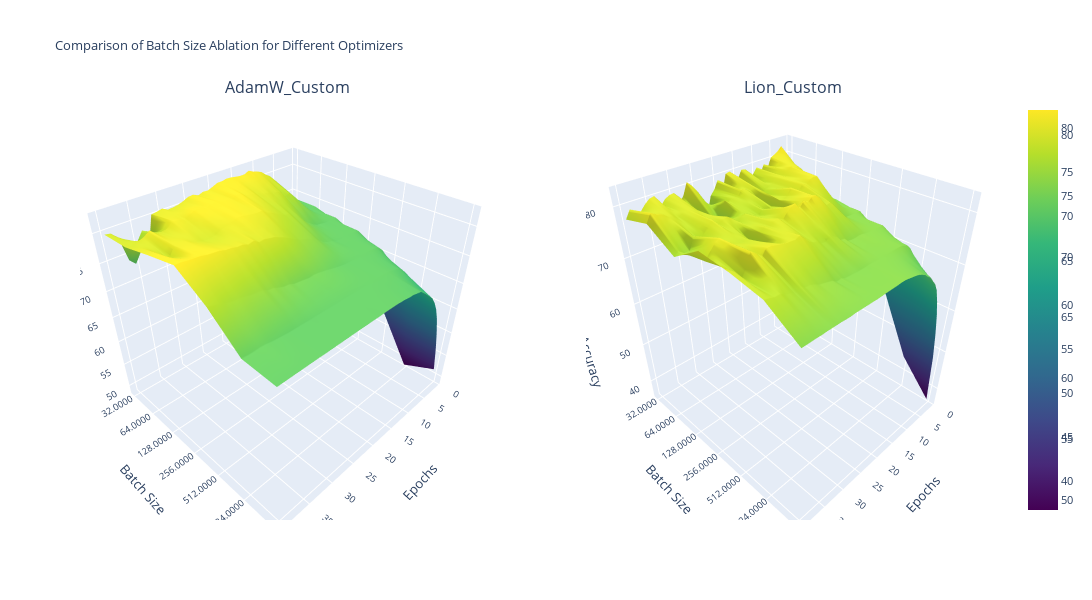
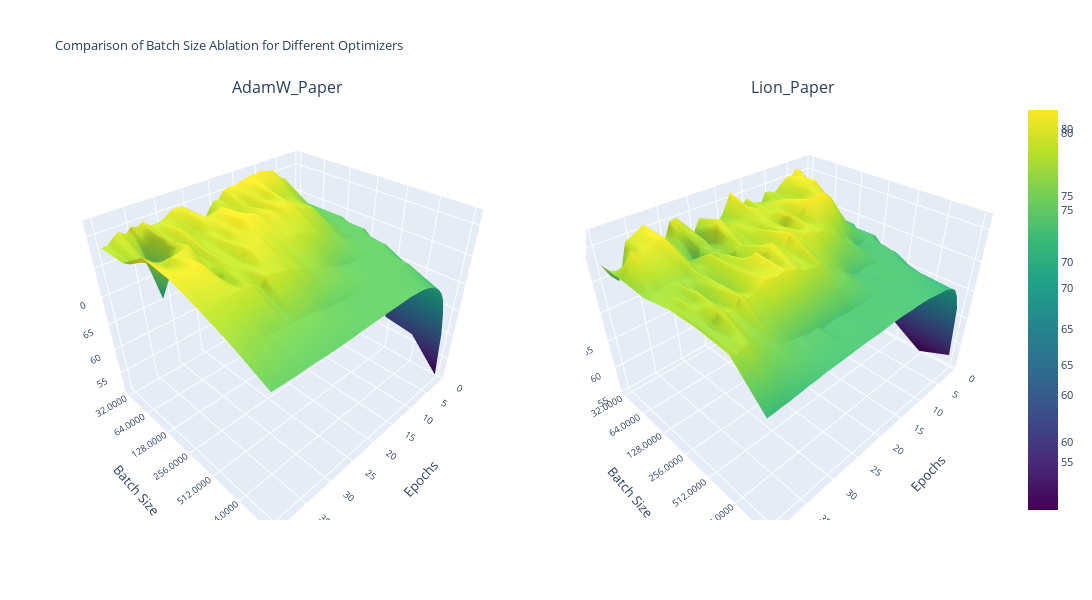

The notebook cell saved with these charts, in order:
### Code cell
import json
import numpy as np
import plotly.graph_objs as go
from plotly.subplots import make_subplots

file_names = [
    "adamW_batchSize_ablation_valid_accuracy.json",
    "lion_batchSize_ablation_valid_accuracy.json",
    "adamWInbuilt_batchSize_ablation_valid_accuracy.json",
    "lionInbuilt_batchSize_ablation_valid_accuracy.json"
]


# Create a subplot with 1 row and 2 columns
fig = make_subplots(rows=1, cols=2, subplot_titles=["AdamW_Custom", "Lion_Custom"], 
                    specs=[[{'type': 'surface'}, {'type': 'surface'}]])

for index, file_name in enumerate(file_names[:2]):  # Take the first two files for demonstration
    with open(file_name, 'r') as file:
        data = json.load(file)

    title_info = file_name.split("_")
    optimizer = title_info[0]
    metric = title_info[-2]

    accuracy_data = np.array([values for lr, values in data.items()])
    epochs = np.arange(1, len(accuracy_data[0]) + 1)
    learning_rates = np.array([f"{float(lr):.4f}" for lr in data.keys()])
    learning_rates = np.array([(str(lr)) for lr in learning_rates])

    trace = go.Surface(x=epochs, y=learning_rates, z=accuracy_data, colorscale='Viridis')

    # Add trace to subplot
    fig.add_trace(trace, row=1, col=index + 1)  # Add to the appropriate subplot

# Update layout for each subplot if needed
font_size = 10.5
fig.update_layout(
    title='Comparison of Batch Size Ablation for Different Optimizers',
    titlefont=dict(size=font_size + 2),
    font=dict(size=font_size),
    height=600,  # You may need to adjust the height and width to fit all plots comfortably
    width=1300,
    scene=dict(
        xaxis_title='Epochs',
        yaxis_title='Batch Size',
        zaxis_title='Validation Accuracy'
    ),
    scene2=dict(
        xaxis_title='Epochs',
        yaxis_title='Batch Size',
        zaxis_title='Validation Accuracy'
    )
)

# Display the interactive plot
fig.show()



# Create a subplot with 1 row and 2 columns
fig = make_subplots(rows=1, cols=2, subplot_titles=["AdamW_Paper", "Lion_Paper"], 
                    specs=[[{'type': 'surface'}, {'type': 'surface'}]])

for index, file_name in enumerate(file_names[2:4]):  # Take the first two files for demonstration
    with open(file_name, 'r') as file:
        data = json.load(file)

    title_info = file_name.split("_")
    optimizer = title_info[0]
    metric = title_info[-2]

    accuracy_data = np.array([values for lr, values in data.items()])
    epochs = np.arange(1, len(accuracy_data[0]) + 1)
    learning_rates = np.array([f"{float(lr):.4f}" for lr in data.keys()])
    learning_rates = np.array([(str(lr)) for lr in learning_rates])

    trace = go.Surface(x=epochs, y=learning_rates, z=accuracy_data, colorscale='Viridis')

    # Add trace to subplot
    fig.add_trace(trace, row=1, col=index + 1)  # Add to the appropriate subplot

# Update layout for each subplot if needed
font_size = 10.5
fig.update_layout(
    title='Comparison of Batch Size Ablation for Different Optimizers',
    titlefont=dict(size=font_size + 2),
    font=dict(size=font_size),
    height=600,  # You may need to adjust the height and width to fit all plots comfortably
    width=1300,
    scene=dict(
        xaxis_title='Epochs',
        yaxis_title='Batch Size',
        zaxis_title='Validation Accuracy'
    ),
    scene2=dict(
        xaxis_title='Epochs',
        yaxis_title='Batch Size',
        zaxis_title='Validation Accuracy'
    )
)

# Display the interactive plot
fig.show()

### Figure 1 — Plotly figure (JSON) as saved in the notebook; plotly's stock layout.template omitted (floating-point values rounded to 4 significant figures; data arrays with more than 128 entries replaced by an {"elided": "..."} marker saying what was removed)
{"data": [{"colorscale": [[0, "#440154"], [0.1111, "#482878"], [0.2222, "#3e4989"], [0.3333, "#31688e"], [0.4444, "#26828e"], [0.5556, "#1f9e89"], [0.6667, "#35b779"], [0.7778, "#6ece58"], [0.8889, "#b5de2b"], [1, "#fde725"]], "scene": "scene", "type": "surface", "x": [1, 2, 3, 4, 5, 6, 7, 8, 9, 10, 11, 12, 13, 14, 15, 16, 17, 18, 19, 20, 21, 22, 23, 24, 25, 26, 27, 28, 29, 30, 31, 32, 33, 34, 35, 36, 37, 38, 39, 40], "y": ["32.0000", "64.0000", "128.0000", "256.0000", "512.0000", "1024.0000", "2048.0000"], "z": {"elided": "7x40 float values"}}, {"colorscale": [[0, "#440154"], [0.1111, "#482878"], [0.2222, "#3e4989"], [0.3333, "#31688e"], [0.4444, "#26828e"], [0.5556, "#1f9e89"], [0.6667, "#35b779"], [0.7778, "#6ece58"], [0.8889, "#b5de2b"], [1, "#fde725"]], "scene": "scene2", "type": "surface", "x": [1, 2, 3, 4, 5, 6, 7, 8, 9, 10, 11, 12, 13, 14, 15, 16, 17, 18, 19, 20, 21, 22, 23, 24, 25, 26, 27, 28, 29, 30, 31, 32, 33, 34, 35, 36, 37, 38, 39, 40], "y": ["32.0000", "64.0000", "128.0000", "256.0000", "512.0000", "1024.0000", "2048.0000"], "z": {"elided": "7x40 float values"}}], "layout": {"annotations": [{"font": {"size": 16}, "showarrow": false, "text": "AdamW_Custom", "x": 0.225, "xanchor": "center", "xref": "paper", "y": 1, "yanchor": "bottom", "yref": "paper"}, {"font": {"size": 16}, "showarrow": false, "text": "Lion_Custom", "x": 0.775, "xanchor": "center", "xref": "paper", "y": 1, "yanchor": "bottom", "yref": "paper"}], "font": {"size": 10.5}, "height": 600, "scene": {"domain": {"x": [0, 0.45], "y": [0, 1]}, "xaxis": {"title": {"text": "Epochs"}}, "yaxis": {"title": {"text": "Batch Size"}}, "zaxis": {"title": {"text": "Validation Accuracy"}}}, "scene2": {"domain": {"x": [0.55, 1], "y": [0, 1]}, "xaxis": {"title": {"text": "Epochs"}}, "yaxis": {"title": {"text": "Batch Size"}}, "zaxis": {"title": {"text": "Validation Accuracy"}}}, "title": {"font": {"size": 12.5}, "text": "Comparison of Batch Size Ablation for Different Optimizers"}, "width": 1300}}

### Figure 2 — Plotly figure (JSON) as saved in the notebook; plotly's stock layout.template omitted (floating-point values rounded to 4 significant figures; data arrays with more than 128 entries replaced by an {"elided": "..."} marker saying what was removed)
{"data": [{"colorscale": [[0, "#440154"], [0.1111, "#482878"], [0.2222, "#3e4989"], [0.3333, "#31688e"], [0.4444, "#26828e"], [0.5556, "#1f9e89"], [0.6667, "#35b779"], [0.7778, "#6ece58"], [0.8889, "#b5de2b"], [1, "#fde725"]], "scene": "scene", "type": "surface", "x": [1, 2, 3, 4, 5, 6, 7, 8, 9, 10, 11, 12, 13, 14, 15, 16, 17, 18, 19, 20, 21, 22, 23, 24, 25, 26, 27, 28, 29, 30, 31, 32, 33, 34, 35, 36, 37, 38, 39, 40], "y": ["32.0000", "64.0000", "128.0000", "256.0000", "512.0000", "1024.0000", "2048.0000"], "z": {"elided": "7x40 float values"}}, {"colorscale": [[0, "#440154"], [0.1111, "#482878"], [0.2222, "#3e4989"], [0.3333, "#31688e"], [0.4444, "#26828e"], [0.5556, "#1f9e89"], [0.6667, "#35b779"], [0.7778, "#6ece58"], [0.8889, "#b5de2b"], [1, "#fde725"]], "scene": "scene2", "type": "surface", "x": [1, 2, 3, 4, 5, 6, 7, 8, 9, 10, 11, 12, 13, 14, 15, 16, 17, 18, 19, 20, 21, 22, 23, 24, 25, 26, 27, 28, 29, 30, 31, 32, 33, 34, 35, 36, 37, 38, 39, 40], "y": ["32.0000", "64.0000", "128.0000", "256.0000", "512.0000", "1024.0000", "2048.0000"], "z": {"elided": "7x40 float values"}}], "layout": {"annotations": [{"font": {"size": 16}, "showarrow": false, "text": "AdamW_Paper", "x": 0.225, "xanchor": "center", "xref": "paper", "y": 1, "yanchor": "bottom", "yref": "paper"}, {"font": {"size": 16}, "showarrow": false, "text": "Lion_Paper", "x": 0.775, "xanchor": "center", "xref": "paper", "y": 1, "yanchor": "bottom", "yref": "paper"}], "font": {"size": 10.5}, "height": 600, "scene": {"domain": {"x": [0, 0.45], "y": [0, 1]}, "xaxis": {"title": {"text": "Epochs"}}, "yaxis": {"title": {"text": "Batch Size"}}, "zaxis": {"title": {"text": "Validation Accuracy"}}}, "scene2": {"domain": {"x": [0.55, 1], "y": [0, 1]}, "xaxis": {"title": {"text": "Epochs"}}, "yaxis": {"title": {"text": "Batch Size"}}, "zaxis": {"title": {"text": "Validation Accuracy"}}}, "title": {"font": {"size": 12.5}, "text": "Comparison of Batch Size Ablation for Different Optimizers"}, "width": 1300}}
